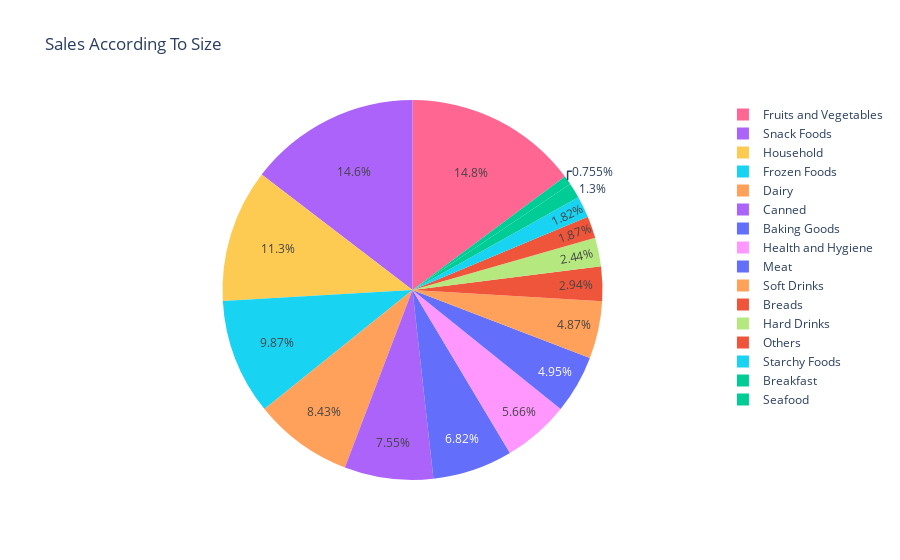

Notebook code cell kept with this figure:
### Code cell
Scatter_plot_Display_According_To_Item_Type=px.pie(Display_According_To_Item_Type,values="Sales",names="Item Type",title="Sales According To Size",color="Item Type")
Scatter_plot_Display_According_To_Item_Type

### Figure 1 — Plotly figure (JSON) as saved in the notebook; plotly's stock layout.template omitted (floating-point values rounded to 4 significant figures)
{"data": [{"customdata": [["Baking Goods"], ["Breads"], ["Breakfast"], ["Canned"], ["Dairy"], ["Frozen Foods"], ["Fruits and Vegetables"], ["Hard Drinks"], ["Health and Hygiene"], ["Household"], ["Meat"], ["Others"], ["Seafood"], ["Snack Foods"], ["Soft Drinks"], ["Starchy Foods"]], "domain": {"x": [0, 1], "y": [0, 1]}, "hovertemplate": "Item Type=%{customdata[0]}<br>Sales=%{value}<extra></extra>", "labels": ["Baking Goods", "Breads", "Breakfast", "Canned", "Dairy", "Frozen Foods", "Fruits and Vegetables", "Hard Drinks", "Health and Hygiene", "Household", "Meat", "Others", "Seafood", "Snack Foods", "Soft Drinks", "Starchy Foods"], "legendgroup": "", "marker": {"colors": ["#636efa", "#EF553B", "#00cc96", "#ab63fa", "#FFA15A", "#19d3f3", "#FF6692", "#B6E880", "#FF97FF", "#FECB52", "#636efa", "#EF553B", "#00cc96", "#ab63fa", "#FFA15A", "#19d3f3"]}, "name": "", "showlegend": true, "type": "pie", "values": [81890.0, 35380.0, 15600.0, 90710.0, 101300.0, 118600.0, 178100.0, 29330.0, 68030.0, 136000.0, 59450.0, 22450.0, 9078.0, 175400.0, 58510.0, 21880.0]}], "layout": {"legend": {"tracegroupgap": 0}, "title": {"text": "Sales According To Size"}}}
